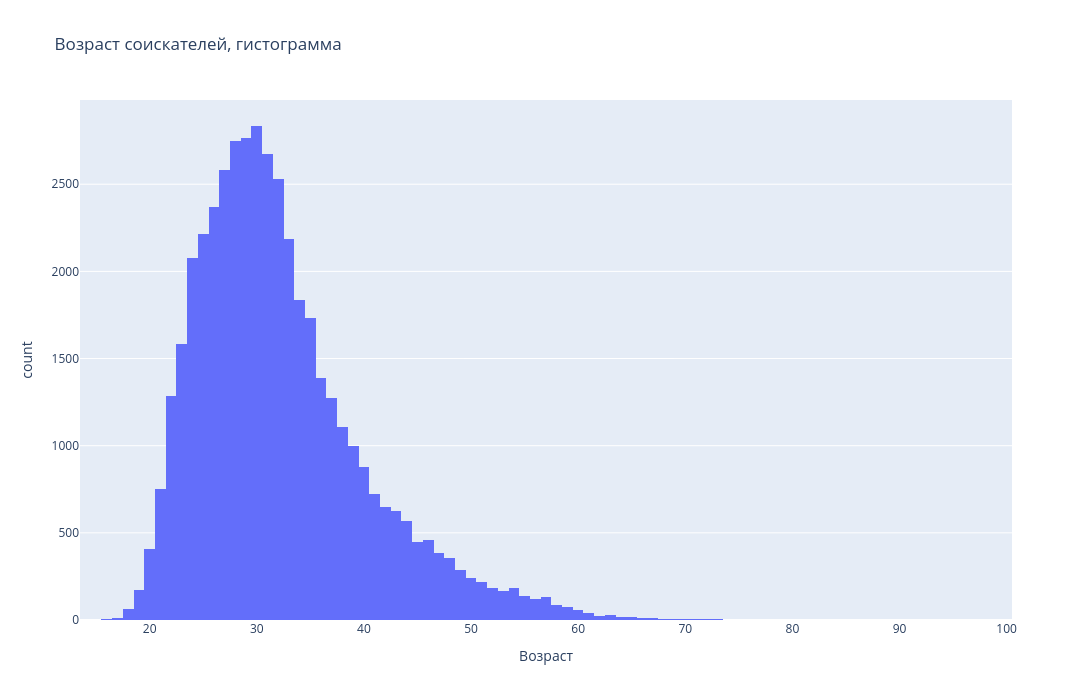
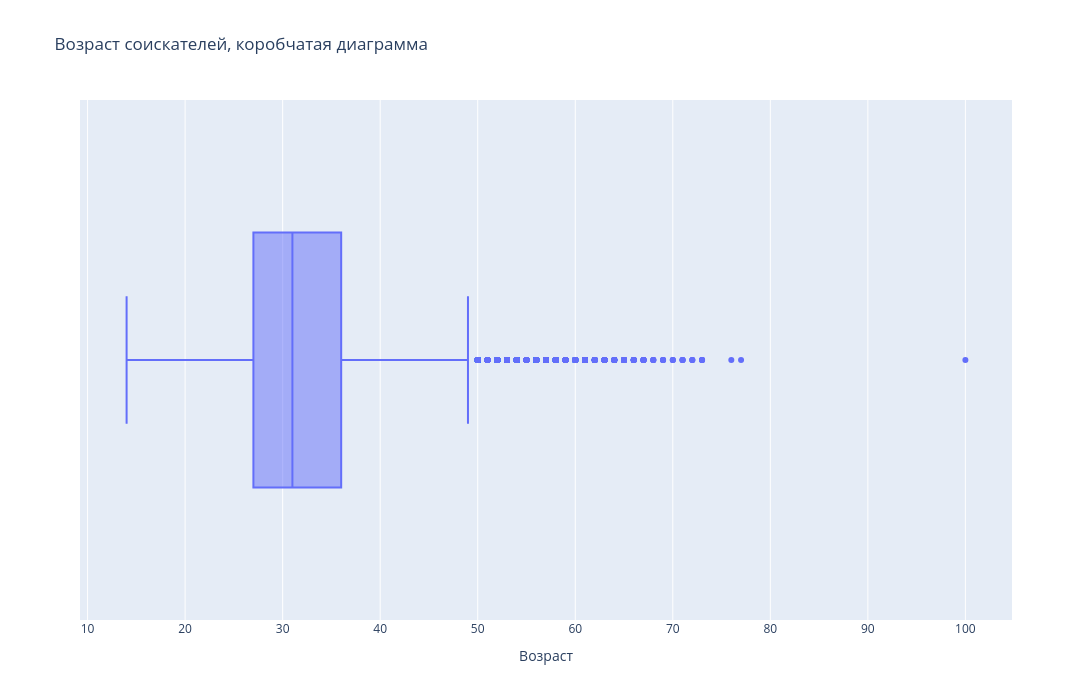

Notebook cell for these charts, in order:
### Markdown cell above
1. Постройте распределение признака **"Возраст"**. Опишите распределение, отвечая на следующие вопросы: чему равна мода распределения, каковы предельные значения признака, в каком примерном интервале находится возраст большинства соискателей? Есть ли аномалии для признака возраста, какие значения вы бы причислили к их числу?
*Совет: постройте гистограмму и коробчатую диаграмму рядом.*

### Code cell
fig = px.histogram(
    database_hh,
    x='Возраст',
    height=700,
    width=1200,
    title='Возраст соискателей, гистограмма'
)
fig.show()

fig = px.box(
    database_hh,
    x='Возраст',
    height=700,
    width=1200,
    title='Возраст соискателей, коробчатая диаграмма'
)
fig.show()

### Figure 1 — Plotly figure (JSON) as saved in the notebook; plotly's stock layout.template omitted (floating-point values rounded to 4 significant figures; data arrays with more than 128 entries replaced by an {"elided": "..."} marker saying what was removed)
{"data": [{"bingroup": "x", "hovertemplate": "Возраст=%{x}<br>count=%{y}<extra></extra>", "legendgroup": "", "marker": {"color": "#636efa", "pattern": {"shape": ""}}, "name": "", "orientation": "v", "showlegend": false, "type": "histogram", "x": {"elided": "44744 int values"}, "xaxis": "x", "yaxis": "y"}], "layout": {"barmode": "relative", "height": 700, "legend": {"tracegroupgap": 0}, "title": {"text": "Возраст соискателей, гистограмма"}, "width": 1200, "xaxis": {"anchor": "y", "domain": [0, 1], "title": {"text": "Возраст"}}, "yaxis": {"anchor": "x", "domain": [0, 1], "title": {"text": "count"}}}}

### Figure 2 — Plotly figure (JSON) as saved in the notebook; plotly's stock layout.template omitted (floating-point values rounded to 4 significant figures; data arrays with more than 128 entries replaced by an {"elided": "..."} marker saying what was removed)
{"data": [{"alignmentgroup": "True", "hovertemplate": "Возраст=%{x}<extra></extra>", "legendgroup": "", "marker": {"color": "#636efa"}, "name": "", "notched": false, "offsetgroup": "", "orientation": "h", "showlegend": false, "type": "box", "x": {"elided": "44744 int values"}, "x0": " ", "xaxis": "x", "y0": " ", "yaxis": "y"}], "layout": {"boxmode": "group", "height": 700, "legend": {"tracegroupgap": 0}, "title": {"text": "Возраст соискателей, коробчатая диаграмма"}, "width": 1200, "xaxis": {"anchor": "y", "domain": [0, 1], "title": {"text": "Возраст"}}, "yaxis": {"anchor": "x", "domain": [0, 1]}}}
